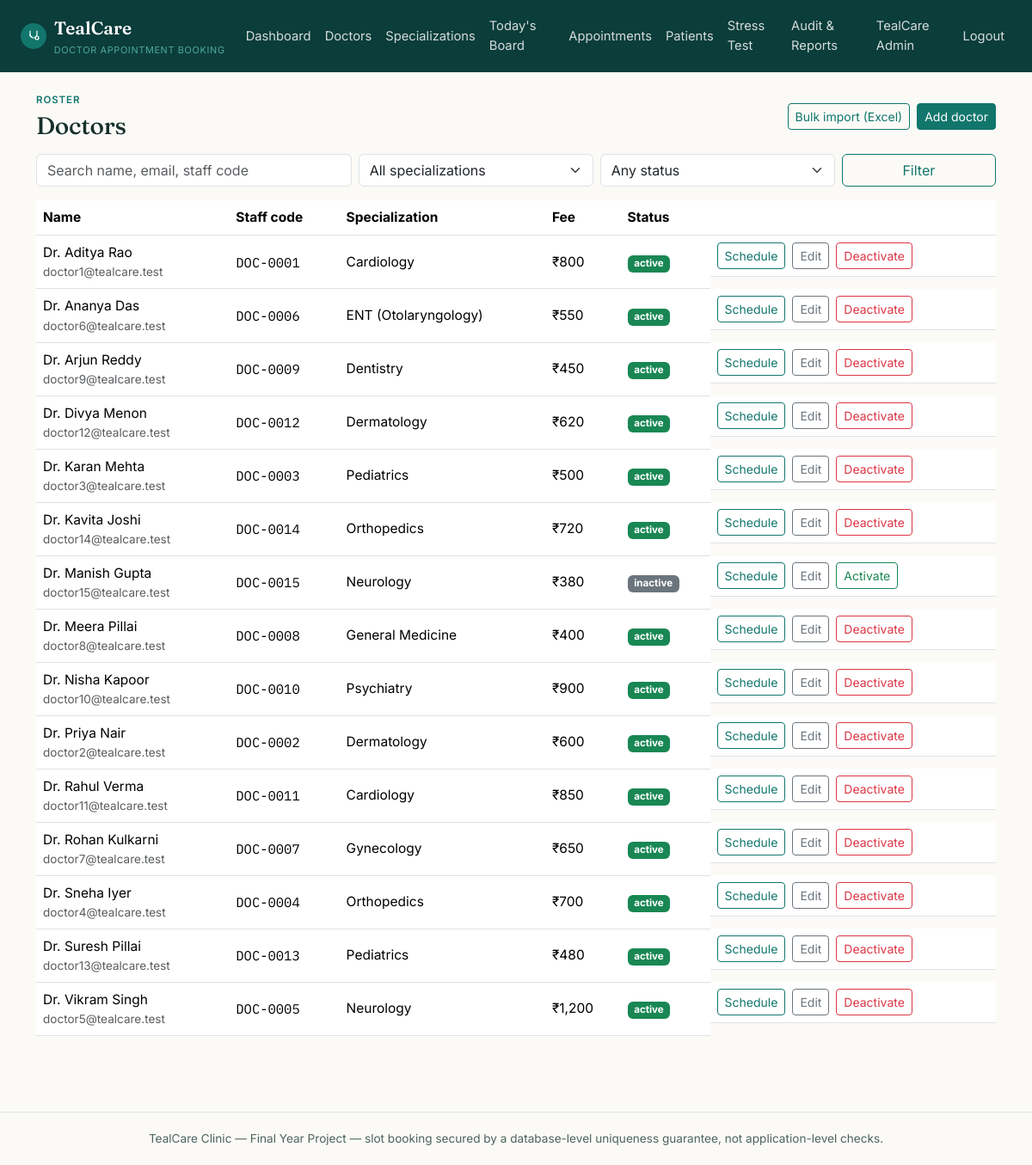
Page /admin/doctors (signed in) on the committed database.
### tables this page shows
CREATE TABLE users (
    id INT AUTO_INCREMENT PRIMARY KEY,
    role ENUM('admin','doctor','patient') NOT NULL,
    name VARCHAR(150) NOT NULL,
    email VARCHAR(190) NOT NULL UNIQUE,
    password_hash VARCHAR(255) NOT NULL,
    phone VARCHAR(20) NULL,
     
    staff_code VARCHAR(20) NULL UNIQUE,
     
     
    status ENUM('active','suspended') NOT NULL DEFAULT 'active',
    reset_token VARCHAR(64) NULL,
    reset_token_expires_at DATETIME NULL,
    created_at TIMESTAMP NOT NULL DEFAULT CURRENT_TIMESTAMP
);

CREATE TABLE doctors (
    id INT AUTO_INCREMENT PRIMARY KEY,
    user_id INT NOT NULL UNIQUE,
    specialization_id INT NOT NULL,
    qualification VARCHAR(150) NOT NULL,
    consultation_fee DECIMAL(10,2) NOT NULL DEFAULT 0,
    default_slot_duration_minutes INT NOT NULL DEFAULT 20,
    bio TEXT NULL,
    status ENUM('active','inactive') NOT NULL DEFAULT 'active',
    created_at TIMESTAMP NOT NULL DEFAULT CURRENT_TIMESTAMP,
    FOREIGN KEY (user_id) REFERENCES users(id) ON DELETE CASCADE,
    FOREIGN KEY (specialization_id) REFERENCES specializations(id)
);

CREATE TABLE specializations (
    id INT AUTO_INCREMENT PRIMARY KEY,
    name VARCHAR(100) NOT NULL UNIQUE,
    description VARCHAR(255) NULL
);

### app/views/admin/doctors/index.php (the view, shortened to what the rows shown need)
<div class="d-flex justify-content-between align-items-center mb-3">
    <div>
        <p class="eyebrow mb-1">Roster</p>
        <h1 class="h3 mb-0">Doctors</h1>
    </div>
    <div class="d-flex gap-2">
        <a href="<?= Router::url('/admin/doctors/import') ?>" class="btn btn-outline-tc btn-sm">Bulk import (Excel)</a>
        <a href="<?= Router::url('/admin/doctors/create') ?>" class="btn btn-tc btn-sm">Add doctor</a>
    </div>
</div>
<form method="get" action="<?= Router::url('/admin/doctors') ?>" class="row g-2 mb-3">
    <div class="col-md-4"><input type="text" name="q" class="form-control" placeholder="Search name, email, staff code" value="<?= htmlspecialchars($search, ENT_QUOTES) ?>"></div>
    <div class="col-md-3">
        <select name="specialization_id" class="form-select">
            <option value="0">All specializations</option>
        </select>
    </div>
    <div class="col-md-3">
        <select name="status" class="form-select">
            <option value="">Any status</option>
        </select>
    </div>
    <div class="col-md-2"><button class="btn btn-outline-tc w-100">Filter</button></div>
</form>
<div class="table-responsive">
    <table class="table table-tc align-middle">
        <thead><tr><th>Name</th><th>Staff code</th><th>Specialization</th><th>Fee</th><th>Status</th><th></th></tr></thead>
        <tbody>
        <?php foreach ($doctors as $doc): ?>
            <tr>
                <td><?= htmlspecialchars($doc['name'], ENT_QUOTES) ?><div class="text-muted small"><?= htmlspecialchars($doc['email'], ENT_QUOTES) ?></div></td>
                <td class="mono"><?= htmlspecialchars($doc['staff_code'], ENT_QUOTES) ?></td>
                <td><?= htmlspecialchars($doc['specialization_name'], ENT_QUOTES) ?></td>
                <td>&#8377;<?= number_format((float) $doc['consultation_fee']) ?></td>
                <td><span class="badge text-bg-<?= $doc['status'] === 'active' ? 'success' : 'secondary' ?>"><?= htmlspecialchars($doc['status'], ENT_QUOTES) ?></span></td>
                <td class="d-flex gap-2 flex-wrap">
                    <a href="<?= Router::url('/admin/schedule/' . $doc['id']) ?>" class="btn btn-sm btn-outline-tc">Schedule</a>
                    <a href="<?= Router::url('/admin/doctors/' . $doc['id'] . '/edit') ?>" class="btn btn-sm btn-outline-secondary">Edit</a>
                    <?php if ($doc['status'] === 'active'): ?>
                        <form method="post" action="<?= Router::url('/admin/doctors/' . $doc['id'] . '/deactivate') ?>" onsubmit="return confirm('Deactivate this doctor?');">
                            <?= Csrf::field() ?><button class="btn btn-sm btn-outline-danger">Deactivate</button>
                        </form>
                    <?php else: ?>
                        <form method="post" action="<?= Router::url('/admin/doctors/' . $doc['id'] . '/activate') ?>">
                            <?= Csrf::field() ?><button class="btn btn-sm btn-outline-success">Activate</button>
                        </form>
                    <?php endif; ?>
                </td>
            </tr>
        <?php endforeach; ?>
        </tbody>
    </table>
</div>

### core/Router.php (shortened to what the rows shown need)
<?php
class Router
{
    private array $routes = ['GET' => [], 'POST' => []];
    private static string $basePath = '';
    public static function setBasePath(string $path): void
    {
        self::$basePath = rtrim($path, '/');
    }
    public static function url(string $path = ''): string
    {
        return self::$basePath . $path;
    }
    public function get(string $pattern, array $handler): void
    {
        $this->routes['GET'][$pattern] = $handler;
    }
    public function post(string $pattern, array $handler): void
    {
        $this->routes['POST'][$pattern] = $handler;
    }
    public function dispatch(string $method, string $uri): void
    {
        $path = parse_url($uri, PHP_URL_PATH) ?? '/';
        $path = rtrim($path, '/');
        foreach ($this->routes[$method] ?? [] as $pattern => $handler) {
            $params = $this->match($pattern, $path);
            if ($params !== null) {
                [$controllerClass, $action] = $handler;
                $controller = new $controllerClass();
                call_user_func_array([$controller, $action], $params);
                return;
            }
        }
    }
    private function match(string $pattern, string $path): ?array
    {
        $regex = preg_replace('#\{[a-zA-Z_]+\}#', '([^/]+)', $pattern);
        $regex = rtrim($regex, '/');
        if ($regex === '') {
            $regex = '/';
        }
        if (!preg_match('#^' . $regex . '$#', $path, $matches)) {
            return null;
        }
        array_shift($matches);
        return $matches;
    }
}

### app/views/partials/header.php (shortened to what the rows shown need)
<?php
$currentUser = Auth::user();
?>
<!doctype html>
<html lang="en">
<head>
    <link href="https://cdn.jsdelivr.net/npm/bootstrap@5.3.3/dist/css/bootstrap.min.css" rel="stylesheet">
    <link href="<?= Router::url('/assets/css/style.css') ?>" rel="stylesheet">
</head>
<body>
<nav class="navbar navbar-expand-lg navbar-tc">
    <div class="container-fluid px-3 px-lg-4">
        <a class="navbar-brand" href="<?= Router::url($currentUser ? \App\Controllers\AuthController::roleHome($currentUser['role']) : '/login') ?>">
            <span class="brand-mark">
            </span>
            <span>TealCare<small>Doctor Appointment Booking</small></span>
        </a>
        <div class="collapse navbar-collapse" id="navMain">
            <ul class="navbar-nav ms-auto align-items-lg-center">
                <?php if ($currentUser && $currentUser['role'] === 'admin'): ?>
                    <li class="nav-item"><a class="nav-link" href="<?= Router::url('/admin/dashboard') ?>">Dashboard</a></li>
                    <li class="nav-item"><a class="nav-link" href="<?= Router::url('/admin/doctors') ?>">Doctors</a></li>
                    <li class="nav-item"><a class="nav-link" href="<?= Router::url('/admin/specializations') ?>">Specializations</a></li>
                    <li class="nav-item"><a class="nav-link" href="<?= Router::url('/admin/board') ?>">Today's Board</a></li>
                    <li class="nav-item"><a class="nav-link" href="<?= Router::url('/admin/appointments') ?>">Appointments</a></li>
                    <li class="nav-item"><a class="nav-link" href="<?= Router::url('/admin/patients') ?>">Patients</a></li>
                    <li class="nav-item"><a class="nav-link" href="<?= Router::url('/admin/stress-test') ?>">Stress Test</a></li>
                    <li class="nav-item"><a class="nav-link" href="<?= Router::url('/admin/audit-log') ?>">Audit &amp; Reports</a></li>
                <?php endif; ?>
                <?php if ($currentUser): ?>
                    <li class="nav-item"><a class="nav-link" href="<?= Router::url('/account') ?>"><?= htmlspecialchars($currentUser['name'], ENT_QUOTES) ?></a></li>
                    <li class="nav-item">
                        <form method="post" action="<?= Router::url('/logout') ?>" class="d-inline">
                            <button type="submit" class="btn btn-link nav-link" style="border:0;">Logout</button>
                        </form>
                    </li>
                <?php else: ?>
                    <li class="nav-item"><a class="nav-link" href="<?= Router::url('/login') ?>">Login</a></li>
                    <li class="nav-item"><a class="nav-link" href="<?= Router::url('/register') ?>">Register</a></li>
                <?php endif; ?>
            </ul>
        </div>
    </div>
</nav>
<div class="container py-4">

### rows in the picture
users: name "TealCare Admin"
doctors: user.name "Dr. Aditya Rao", user.email "doctor1@tealcare.test", user.staff_code "DOC-0001", specialization.name "Cardiology", consultation_fee "800", status "active"
doctors: user.name "Dr. Ananya Das", user.email "doctor6@tealcare.test", user.staff_code "DOC-0006", specialization.name "ENT (Otolaryngology)", consultation_fee "550", status "active"
doctors: user.name "Dr. Arjun Reddy", user.email "doctor9@tealcare.test", user.staff_code "DOC-0009", specialization.name "Dentistry", consultation_fee "450", status "active"
doctors: user.name "Dr. Divya Menon", user.email "doctor12@tealcare.test", user.staff_code "DOC-0012", specialization.name "Dermatology", consultation_fee "620", status "active"
doctors: user.name "Dr. Karan Mehta", user.email "doctor3@tealcare.test", user.staff_code "DOC-0003", specialization.name "Pediatrics", consultation_fee "500", status "active"
doctors: user.name "Dr. Kavita Joshi", user.email "doctor14@tealcare.test", user.staff_code "DOC-0014", specialization.name "Orthopedics", consultation_fee "720", status "active"
doctors: user.name "Dr. Manish Gupta", user.email "doctor15@tealcare.test", user.staff_code "DOC-0015", specialization.name "Neurology", consultation_fee "380", status "inactive"
doctors: user.name "Dr. Meera Pillai", user.email "doctor8@tealcare.test", user.staff_code "DOC-0008", specialization.name "General Medicine", consultation_fee "400", status "active"
doctors: user.name "Dr. Nisha Kapoor", user.email "doctor10@tealcare.test", user.staff_code "DOC-0010", specialization.name "Psychiatry", consultation_fee "900", status "active"
doctors: user.name "Dr. Priya Nair", user.email "doctor2@tealcare.test", user.staff_code "DOC-0002", specialization.name "Dermatology", consultation_fee "600", status "active"
doctors: user.name "Dr. Rahul Verma", user.email "doctor11@tealcare.test", user.staff_code "DOC-0011", specialization.name "Cardiology", consultation_fee "850", status "active"
doctors: user.name "Dr. Rohan Kulkarni", user.email "doctor7@tealcare.test", user.staff_code "DOC-0007", specialization.name "Gynecology", consultation_fee "650", status "active"
doctors: user.name "Dr. Sneha Iyer", user.email "doctor4@tealcare.test", user.staff_code "DOC-0004", specialization.name "Orthopedics", consultation_fee "700", status "active"
doctors: user.name "Dr. Suresh Pillai", user.email "doctor13@tealcare.test", user.staff_code "DOC-0013", specialization.name "Pediatrics", consultation_fee "480", status "active"
doctors: user.name "Dr. Vikram Singh", user.email "doctor5@tealcare.test", user.staff_code "DOC-0005", specialization.name "Neurology", consultation_fee "1,200", status "active"
